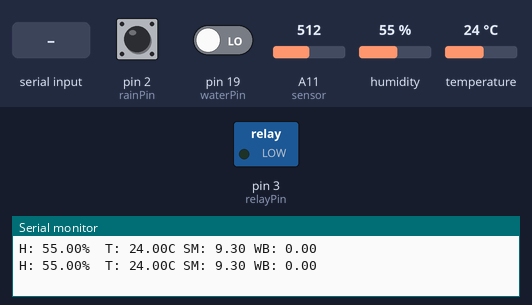
Bench run of a sketch on a simulated Arduino Mega 2560, built with avr-gcc and run on an emulated ATmega2560. Shown: switched loads named in the sketch (green lamp = pin HIGH), the last lines printed to the serial monitor. The inputs (shaded band) are chosen by the test bench; at power-on: A11 (sensor) = 512, pin 2 (rainPin) HIGH, pin 19 (waterPin) LOW, humidity 55 %, temperature 24 °C.

Above: at 3.2 s.
3.3 s: "MANUAL WATERING" received over the second serial link
At 6.7 s:
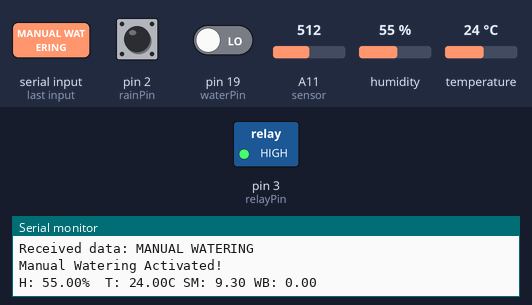
11.8 s: A11 (sensor) set to 382
13.6 s: A11 (sensor) set to 361
At 15.8 s:
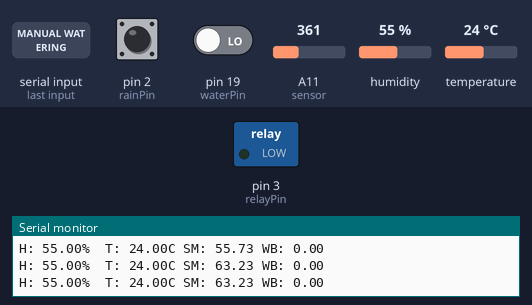
Timing chart, 0 to 17.3 s (numbered marks = the images above; inputs shaded):
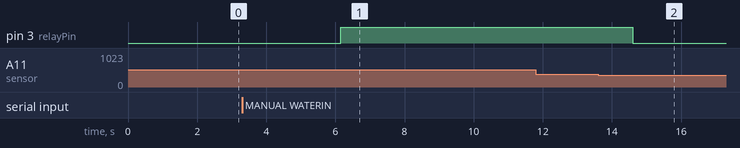

Measured:
- the behaviour switches between 371 and 370 on A11 (sensor) (found by bisection; images 1 and 2)
- after the input at 3.3 s, pin 3 (relayPin): LOW → HIGH after 2.9 s
- after the input at 13.6 s, pin 3 (relayPin): HIGH → LOW after 1.0 s

The sketch:

merged8.ino
```cpp
// MECH0020 Smart Irrigation Device //

//Temp & Humidity Sensor Library Import and Pin Definition
#include "dht11.h"
dht11 DHT;
#define DHT11_PIN 46 //Temperature & Humidity Sensor Pin 46

//Software Serial Communication Library Import and Setup (for communication with Wi-Fi module)
#include <SoftwareSerial.h>
SoftwareSerial espSerial(10, 11); //Software serial - Pin 10 RX, Pin 11 TX

//Watering Relay and Rain sensor Pin Definitions
const int relayPin = 3;
const int rainPin = 2;

//Define Soil Moisture Sensor Measurement variable (integer)
int soilMoisture = 0;

//Manual Watering Button Function
volatile byte buttonReleased = false;
void buttonReleasedInterrupt() {
  buttonReleased = true;
}

//Define pulse counter variable for counting bucket tips of rain gauge
volatile int pulseCount = 0;

//Maximum and Minimum Temperature variables setup
float maxTemp = 0;
float minTemp = 100;

//Maximum and Minimum Humidity variables setup
float maxHumidity = 0;
float minHumidity = 100;

//Water Balance variable and 24 hour counter Setup
volatile float WB = 0;
unsigned long previousDayCounter = 0;
const long dayInterval = 86400000; //24 hours = (86400000 ms)

//Water Flow Sensor variables setup
volatile double water;
const int waterPin = 19;
volatile byte waterState = false;

//Pulse Counter Function (for rain gauge)
void countPulse() {
  unsigned long bucketTime = millis();
  static unsigned long lastBucketTime = 0;
  if (bucketTime - lastBucketTime > 300) { //Check if no other pulse within 300ms
    pulseCount++;
    Serial.print("Bucket has Tipped ");
    Serial.print(pulseCount);
    Serial.println(" times!");
    WB = WB + 0.3537; //Add 0.3537mm to WB
  }
  lastBucketTime = bucketTime;
}

// Main Setup /////////////////////////////////////////////////////////////////////////
void setup(){
  Serial.begin(9600);
  espSerial.begin(9600);
  delay(2000);
  pinMode(relayPin, OUTPUT);
  digitalWrite(relayPin, LOW);

  pinMode(rainPin, INPUT);
  digitalWrite(rainPin, LOW);
  attachInterrupt(digitalPinToInterrupt(rainPin), countPulse, RISING); //Rain Gauge Interrupt

  water = 0;
  attachInterrupt(digitalPinToInterrupt(waterPin), waterPulse, RISING); //Water Flow Sensor Interrupt
}

// Main Loop /////////////////////////////////////////////////////////////////////////
void loop(){
  //Check for manual watering button press and activate relay
  if (buttonReleased) {
    buttonReleased = false;
    Serial.println("Manual Watering Activated!");
    digitalWrite(relayPin, HIGH);
    waterState = true;
    water = 0;
  }

  //Take Sensor Readings
  int chk;
  chk = DHT.read(DHT11_PIN);
  float h = DHT.humidity; //Read humidity
  float temperature = DHT.temperature; //Read temperature
  soilMoisture = analogRead(A11); //Read Soil moisture sensor measurement
  float soilMoisturePercent = -0.3571 * soilMoisture + 192.14; //Convert SM measurement to percentage

  //Print Readings to Serial
  Serial.print("H: ");
  Serial.print(h);
  Serial.print("% ");
  Serial.print(" T: ");
  Serial.print(temperature);
  Serial.print("C");
  Serial.print(" SM: ");
  Serial.print(soilMoisturePercent, 2);
  Serial.print(" WB: ");
  Serial.println(WB);


  //Maximum and Minimum Temperature Calculation
  if (temperature > maxTemp) {
    maxTemp = temperature;
  }
  if (temperature < minTemp) {
    minTemp = temperature;
  }

  //Maximum and Minimum Humidity Calculation
  if (h > maxHumidity) {
    maxHumidity = h;
  }
  if (h < minHumidity) {
    minHumidity = h;
  }

  // ET Calculation
    // if 24 hours have passed
  unsigned long dayCounter = millis();
  if (dayCounter - previousDayCounter >= dayInterval) {
    Serial.println("24 Hours have passed... Running Watering Checks:");
    //Check if Critical Soil Moisture
    if (soilMoisturePercent < 15) {
      Serial.println("Soil Moisture % is Critical, watering plant!");
      digitalWrite(relayPin, HIGH);
      waterState = true;
      water = 0;
    }
    else {
      Serial.println("Soil Moisture % is not critical, calculating ET:");
      float avgT = (maxTemp + minTemp)/2;
      float avgH = (maxHumidity + minHumidity)/2;
      float ETloss = 0.0118*pow((1-(avgH/100)),0.2)*pow((maxTemp-minTemp),0.3)*(8.744*sqrt(avgT+10)-40)+0.1*(avgT+20)*(1-(avgH/100));
      WB = WB - ETloss;
      Serial.print("WB: ");
      Serial.println(WB);
      if (WB < 0) {
        Serial.println("WB value is below Critical, watering plant!");
        digitalWrite(relayPin, HIGH);
        waterState = true;
        water = 0;
      }
      else {
        Serial.println("WB value is not critical, recalculating in 24 hours");
      }
    }
    previousDayCounter = dayCounter;
    maxTemp = 0;
    minTemp = 100;
    maxHumidity = 0;
    minHumidity = 100;
  }

  //Check if watering is complete
  if (soilMoisturePercent >= 60) {
    digitalWrite(relayPin, LOW);
    const float areaConstant = 59.17;
    WB = WB + (water * areaConstant);
    waterState = false;
    water = 0;
  }

  // Convert readings to a string
  String Str = String(temperature)+String(" ")+String(h)+String(" ")+String(soilMoisturePercent)+String(" ")+String(WB)+String(" ")+String(dayCounter/60000);

  // Send readings to ESP-01S as a string
  espSerial.println(Str);

  // Check for incoming data from ESP-01S
  if (espSerial.available() > 0) {
    String data = espSerial.readString();
    Serial.print("Received data: ");
    Serial.println(data);
    if (data == "MANUAL WATERING") {
      buttonReleasedInterrupt();
      data = "DONE";
    }
  }

  delay(1000);
}

//Function to measure amount of water from flow sensor
void waterPulse() {
  if (waterState == true && (-0.3571 * analogRead(A11) + 192.14)) {
    water += 1.0/5880.0;
    Serial.println(water);
  }
}
```
